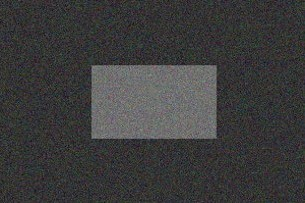
#> input picture KeepLearning/OpencvLearning/CodecWangTutorial/basic/imgs/noisy.jpg, 305 x 203 px, given in place of lena.png, which was not available
$ jupyter execute demo04.ipynb   (text cells are left out)
#> lines starting #> are read from the running program, lines starting #| are printed output that depends on the picture; pictures that were not available may be replaced by others from this repository, and a replacement may not be noted
[cell 1]
import cv2
img=cv2.imread('./imgs/lena.png')
#> img is the input picture: shape (203, 305, 3); mean B, G, R 60.3, 60.1, 60.3

[cell 2]
img_gray=cv2.cvtColor(img,cv2.COLOR_BGR2GRAY)

cv2.imshow('img',img)
cv2.imshow('gray',img_gray)
cv2.waitKey(0)

[cell 3]
flags = [i for i in dir(cv2) if i.startswith('COLOR_')]
print(flags)

[cell 4]
import numpy as np

capture =cv2.VideoCapture(0)

lower_blue=np.array([110,110,110])
upper_blue=np.array([130,255,255])

while(True):
  ret,frame=capture.read()
  hsv=cv2.cvtColor(frame,cv2.COLOR_BGR2HSV)
#> hsv: shape (203, 305, 3); mean H, S, V 85.9, 23.1, 62.8
  mask=cv2.inRange(hsv,lower_blue,upper_blue)
#> mask: shape (203, 305); every value is 0
  res=cv2.bitwise_and(frame,frame,mask=mask)
#> res: shape (203, 305, 3); every value is 0

  cv2.imshow('frame',frame)
  cv2.imshow('mask',mask)
  cv2.imshow('res',res)

  if cv2.waitKey(1)==ord('q'):
#> (key q is pressed here)
    cv2.destroyAllWindows()
    break

[cell 5]
blue=np.uint8([[[255,0,0]]])
hsv_blue=cv2.cvtColor(blue,cv2.COLOR_BGR2HSV)
print(hsv_blue)

[cell 6]
red=np.uint8([[[0,255,0]]])
hsv_red=cv2.cvtColor(red,cv2.COLOR_BGR2HSV)
print(hsv_red)
green=np.uint8([[[0,0,255]]])
hsv_green=cv2.cvtColor(green,cv2.COLOR_BGR2HSV)
print(hsv_green)

[cell 7]
import numpy as np

capture =cv2.VideoCapture(0)

lower=np.array([0,110,110])
upper=np.array([130,255,255])
while(True):
  ret,frame=capture.read()
  hsv=cv2.cvtColor(frame,cv2.COLOR_BGR2HSV)
  mask=cv2.inRange(hsv,lower,upper)
  res=cv2.bitwise_and(frame,frame,mask=mask)

  cv2.imshow('frame',frame)
  cv2.imshow('mask',mask)
  cv2.imshow('res',res)

  if cv2.waitKey(1)==ord('q'):
#> (key q is pressed here)
    cv2.destroyAllWindows()
    break

[cell 8]
import numpy as np
import cv2

capture = cv2.VideoCapture(0)

# 定义红色、蓝色和绿色的颜色范围
lower_red = np.array([0, 100, 100])
upper_red = np.array([10, 255, 255])

lower_blue = np.array([110, 50, 50])
upper_blue = np.array([130, 255, 255])

lower_green = np.array([40, 40, 40])
upper_green = np.array([80, 255, 255])

while True:
    ret, frame = capture.read()
    hsv = cv2.cvtColor(frame, cv2.COLOR_BGR2HSV)

    # 创建红色、蓝色和绿色的掩码
    red_mask = cv2.inRange(hsv, lower_red, upper_red)
    blue_mask = cv2.inRange(hsv, lower_blue, upper_blue)
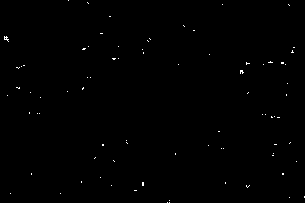
#> blue_mask: shape (203, 305); 0.31% white in thin lines or dots
    green_mask = cv2.inRange(hsv, lower_green, upper_green)
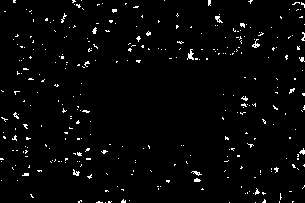
#> green_mask: shape (203, 305); 2.5% white in thin lines or dots

    # 使用掩码提取红色、蓝色和绿色的物体
    red_res = cv2.bitwise_and(frame, frame, mask=red_mask)
    blue_res = cv2.bitwise_and(frame, frame, mask=blue_mask)
    green_res = cv2.bitwise_and(frame, frame, mask=green_mask)
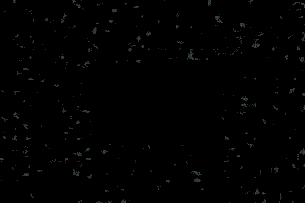
#> green_res: shape (203, 305, 3); mean B, G, R 1.2, 1.4, 1.1

    # 合并结果
    result = cv2.add(red_res, cv2.add(blue_res, green_res))

    cv2.imshow('frame', frame)
    # cv2.imshow('Red Objects', red_res)
    # cv2.imshow('Blue Objects', blue_res)
    # cv2.imshow('Green Objects', green_res)
    cv2.imshow('Result', result)

    if cv2.waitKey(1) == ord('q'):
#> (key q is pressed here)
        cv2.destroyAllWindows()
        break
